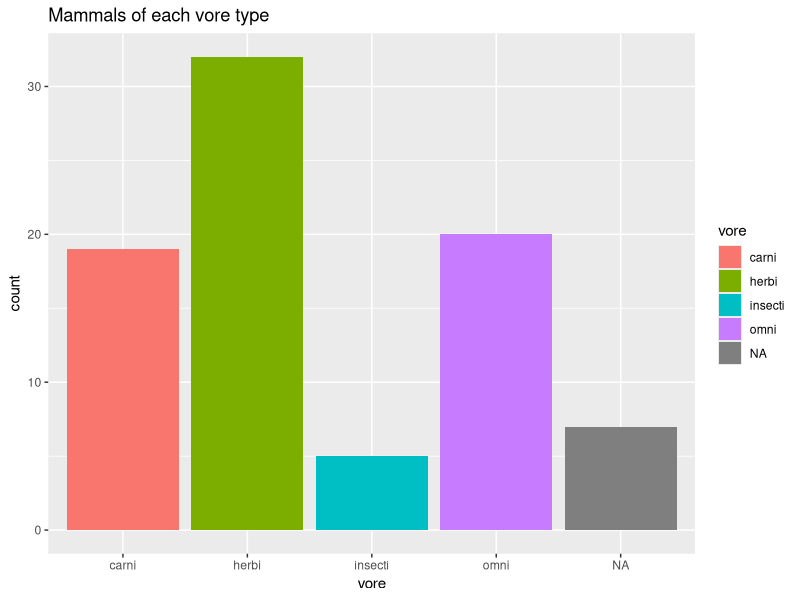
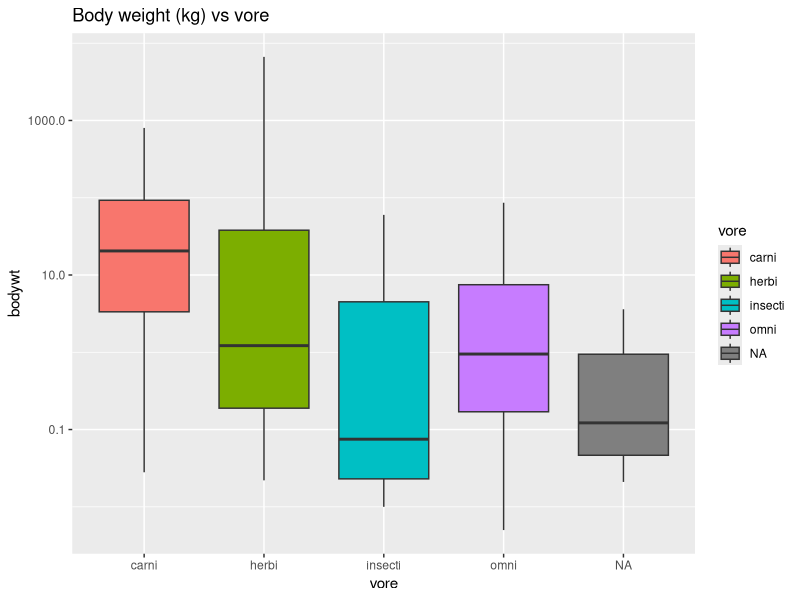
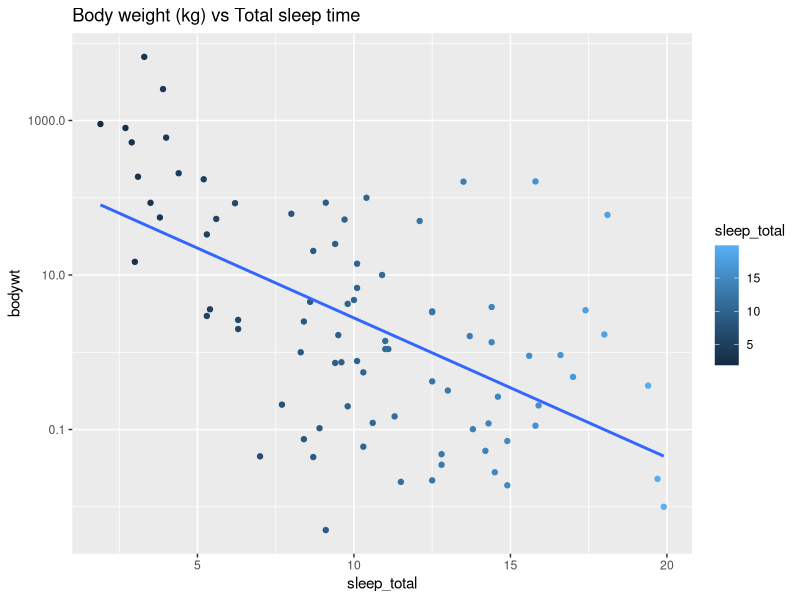
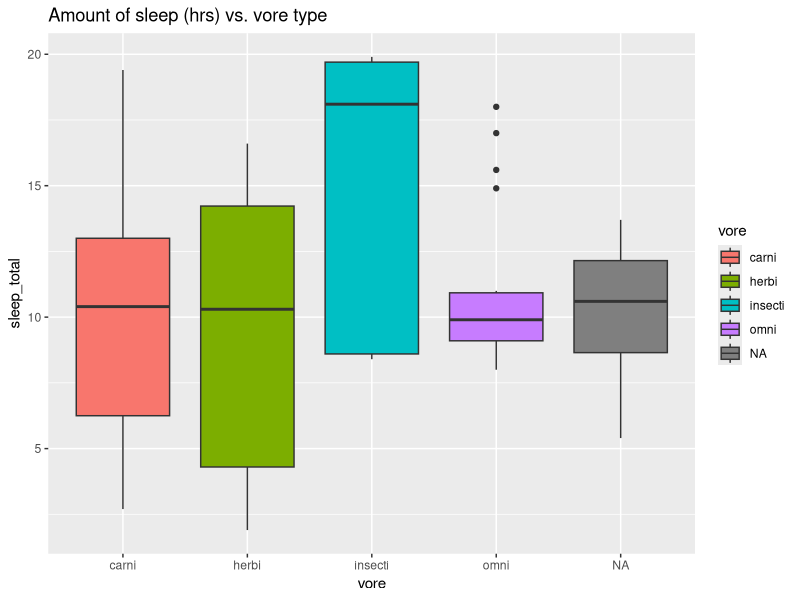
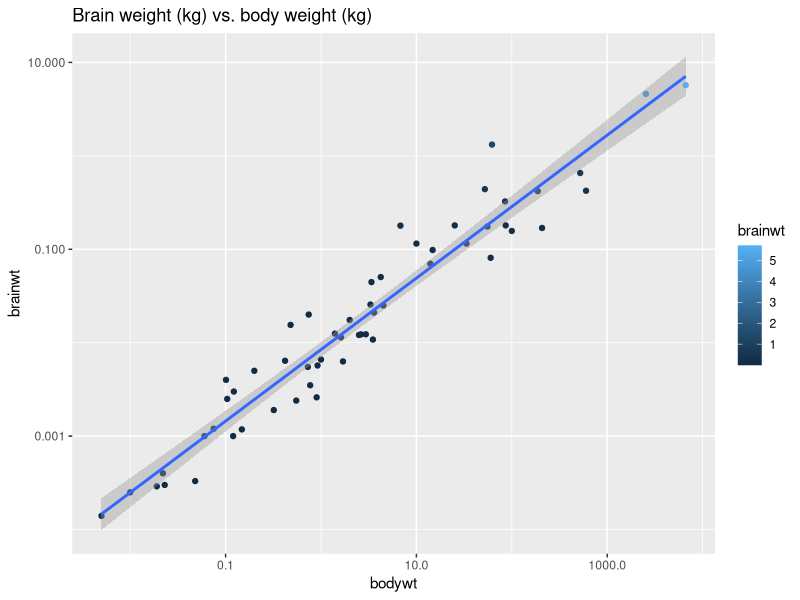
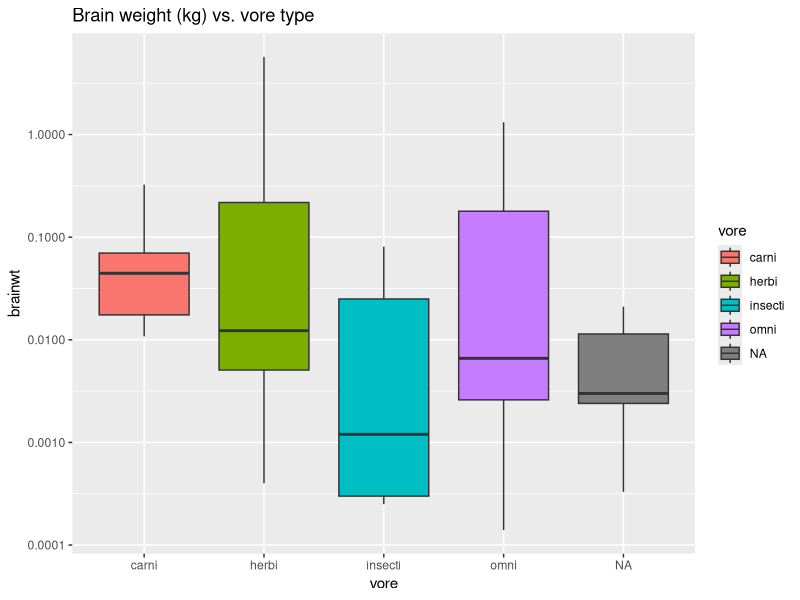

Recreate these plots in R, in order.
## ---- chunk 1
library("tidyverse")
options(scipen = 999) #disable scientific notation
## ---- chunk 2
msleep
## ---- chunk 3
glimpse(msleep)
## ---- chunk 4
?msleep
## ---- chunk 5
ggplot(data=msleep,
       mapping=aes(x=vore))+
  geom_bar(mapping=aes(fill=vore))+
  labs(title="Mammals of each vore type")
## ---- chunk 6
mean(msleep$sleep_total)
## ---- chunk 7
summary(msleep$bodywt)
## ---- chunk 8
ggplot(data=msleep,
       mapping=aes(x=vore, y=bodywt))+
  geom_boxplot(mapping=aes(fill=vore))+
  scale_y_log10()+
labs(title="Body weight (kg) vs vore")
## ---- chunk 9
ggplot(data=msleep,
       mapping=aes(x=sleep_total, y=bodywt))+
  geom_point(mapping=aes(color=sleep_total))+
  scale_y_log10()+
  geom_smooth(method=lm, se=F)+
labs(title="Body weight (kg) vs Total sleep time")
## ---- chunk 10
ggplot(data=msleep,
       mapping=aes(x=vore, y=sleep_total))+
  geom_boxplot(mapping=aes(fill=vore))+
  labs(title="Amount of sleep (hrs) vs. vore type")
## ---- chunk 11
names(msleep)
## ---- chunk 12
ggplot(data=msleep,
       mapping=aes(x=bodywt, y=brainwt))+
  geom_point(na.rm=T, mapping=aes(color=brainwt))+
  geom_smooth(method=lm, se=T)+
   scale_x_log10()+
   scale_y_log10()+
  labs(title="Brain weight (kg) vs. body weight (kg)")

## ---- chunk 13
ggplot(data=msleep,
       mapping=aes(x=vore, y=brainwt))+
  geom_boxplot(mapping=aes(fill=vore))+
  scale_y_log10()+
  labs(title="Brain weight (kg) vs. vore type")
